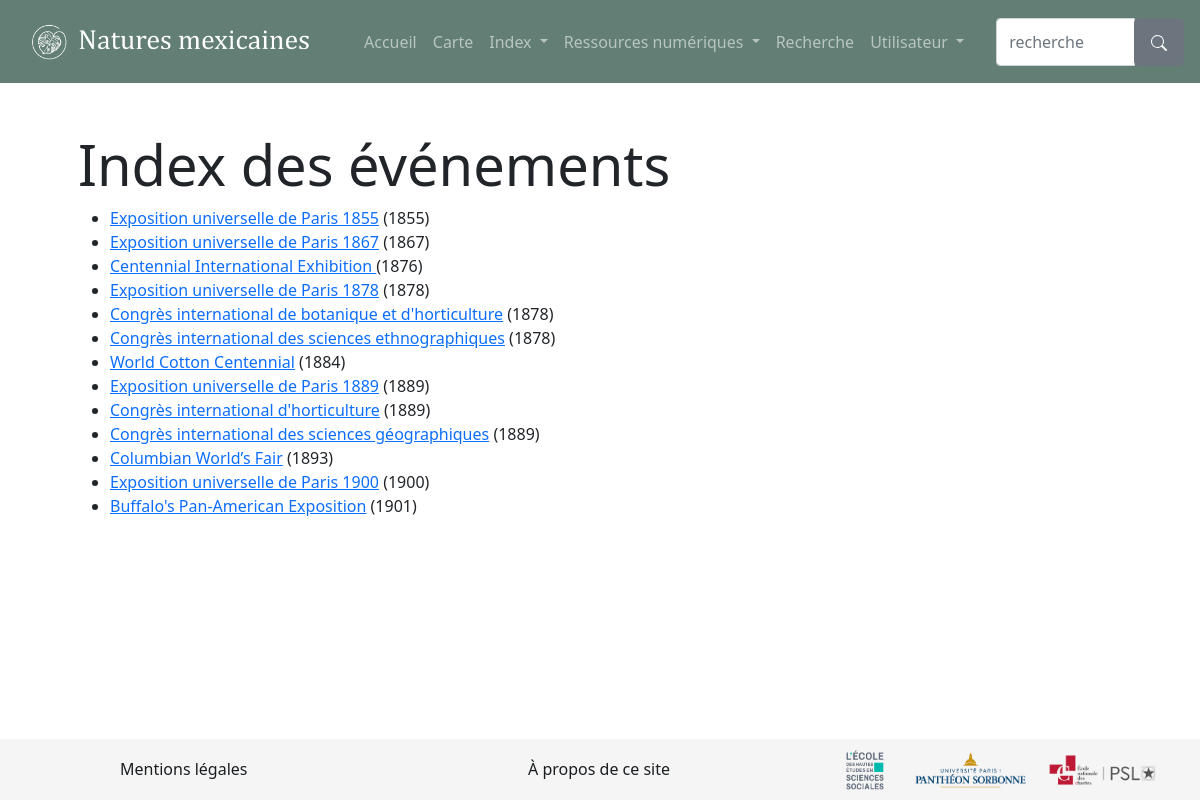
/events/index, run on the app's committed database.
### natures_mexicaines/modeles/entities.py (models this page shows)
class Event(db.Model):
    id = db.Column(db.Integer, unique=True, nullable=False, primary_key=True, autoincrement=True)
    name = db.Column(db.Text)
    start = db.Column(db.Text)
    end = db.Column(db.Text)
    place_id = db.Column(db.Integer, db.ForeignKey('place.id'))
    description = db.Column(db.Text)
    image = db.Column(db.Text)

### natures_mexicaines/routes/generic.py (the view)
@app.route("/events/index")
def index_events():
    events = Event.query.order_by(Event.start.asc()).all()
    return render_template("pages/index_events.html", name=name, events=events)

### natures_mexicaines/templates/pages/index_events.html (shortened to what this page needs)
{% extends "partials/gabarit_index.html" %}
{% block name %}Index des événements{% endblock %}
{% block index %}
    {% if events %}
    <ul>
        {% for event in events %}
            <li><a href="{{url_for('event', event_id=event.id)}}">{{event.name}}</a> ({{event.start}})</li>
        {% endfor %}
    </ul>
    {% else %}
        {% include "partials/alerte_contenu_indisponible.html" %}
    {% endif %}
{% endblock %}

### data on the page
Event: name "Exposition universelle de Paris 1855", start "1855"
Event: name "Exposition universelle de Paris 1867", start "1867"
Event: name "Centennial International Exhibition", start "1876"
Event: name "Exposition universelle de Paris 1878", start "1878"
Event: name "Congrès international de botanique et d'horticulture", start "1878"
Event: name "Congrès international des sciences ethnographiques", start "1878"
Event: name "World Cotton Centennial", start "1884"
Event: name "Exposition universelle de Paris 1889", start "1889"
Event: name "Congrès international d'horticulture", start "1889"
Event: name "Congrès international des sciences géographiques", start "1889"
Event: name "Columbian World’s Fair", start "1893"
Event: name "Exposition universelle de Paris 1900", start "1900"
Event: name "Buffalo's Pan-American Exposition", start "1901"
